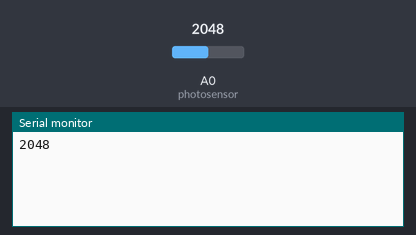
A sketch run on a simulated Particle Photon. On the bench: the last lines printed to the serial monitor. The test bench sets the inputs (shaded band); at power-on: A0 (photosensor) = 2048.

Above: at 1.2 s.
1.3 s: A0 (photosensor) set to 2866
At 3.7 s:
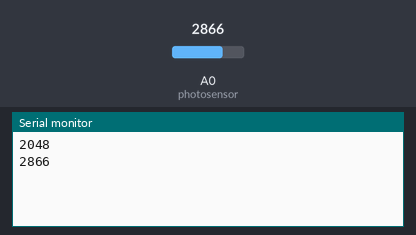
4.9 s: A0 (photosensor) set to 3603
At 6.8 s:
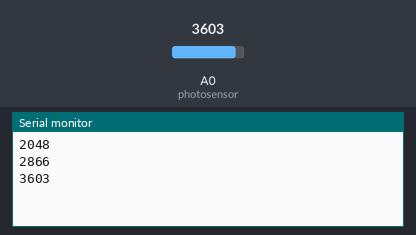
Timing chart, 0 to 8.3 s (numbered marks = the images above; inputs shaded):
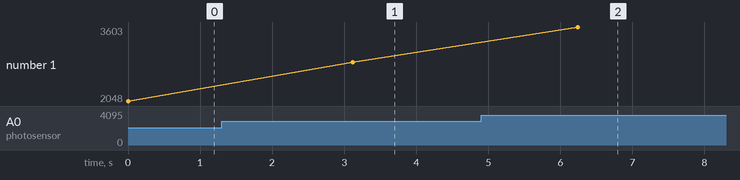

The sketch:

ambientlightv2.ino
```cpp
int photosensor = A0; // define input pin
int analogValue = 0;

void setup()
{
    int analogValue = analogRead(photosensor);
}

void loop()
{

    analogValue = analogRead(photosensor);// read the light

    // This prints the value to the USB debugging serial port (for optional debugging purposes)
    Serial.printlnf("%d", analogValue);

    delay(100);

  //publish the data to thingspeak

  String light = String(analogValue);
  Particle.publish("light",light, PRIVATE);
  delay(3000);  // wait for 3000 milliseconds
} 
```

Measured:
- after the input at 1.3 s, the serial monitor: prints a new line after 1.8 s (image 1)
- after the input at 4.9 s, the serial monitor: prints a new line after 1.3 s (image 2)
- plotted number 1: 2048 → 2866 after the input at 1.3 s, 2866 → 3603 after the input at 4.9 s
